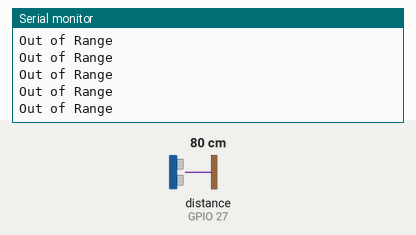
This sketch was run on a simulated ESP32. Shown: the last lines printed to the serial monitor. Wiring (inferred from the names in the program): ultrasonic range finder: trigger GPIO 26; echo GPIO 27. Inputs (shaded band) come from the test bench; at power-on: distance to the obstacle (sensor on GPIO 27) 80 cm. The echo pulse lasts 58.3 µs per cm.

Above: at 1.2 s.
1.3 s: distance to the obstacle (sensor on GPIO 27) set to 75 cm
At 2.3 s:
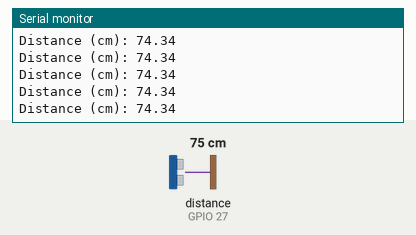
3.2 s: distance to the obstacle (sensor on GPIO 27) set to 2 cm
At 3.7 s:
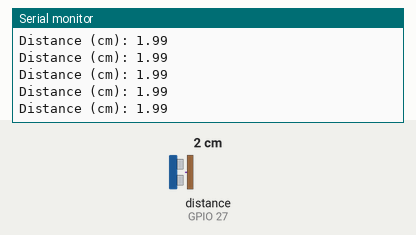

The sketch:

Ultrasionic_code.ino
```cpp
/*Utilising ESP32 Dev Module
Ultrasonic code*/

const int trigPin = 26; //pin 22 in ESP
const int echoPin = 27; //pin 23 in ESP
const int maxDistance = 77; //in cm

//define sound speed in cm/uS
#define SOUND_SPEED 0.034
#define CM_TO_INCH 0.393701

long duration;
float distanceCm;


void setup() {
  Serial.begin(9600); // Starts the serial communication
  pinMode(trigPin, OUTPUT); // Sets the trigPin as an Output
  pinMode(echoPin, INPUT); // Sets the echoPin as an Input
}

void loop() {
  // Clears the trigPin
  digitalWrite(trigPin, LOW);
  delayMicroseconds(2);
  // Sets the trigPin on HIGH state for 10 micro seconds
  digitalWrite(trigPin, HIGH);
  delayMicroseconds(10);
  digitalWrite(trigPin, LOW);

  // Reads the echoPin, returns the sound wave travel time in microseconds
  duration = pulseIn(echoPin, HIGH);

  // Calculate the distance
  distanceCm = duration * SOUND_SPEED/2;


  // Prints the distance in the Serial Monitor
  if(distanceCm <= maxDistance)
  {
    Serial.print("Distance (cm): ");
    Serial.println(distanceCm);
  }
  else{
    Serial.println("Out of Range");
  }
  delay(10);
}
```

Measured:
- the behaviour switches between 78 and 77 cm on distance to the obstacle (sensor on GPIO 27) (found by bisection; images 0 and 1)
- after the input at 1.3 s, the serial monitor: prints a new line at once (image 1)
- after the input at 3.2 s, the serial monitor: prints a new line at once (image 2)
